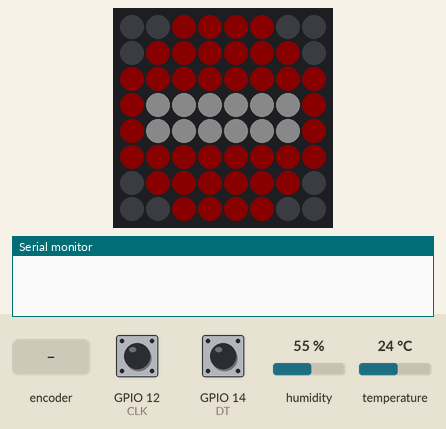
This sketch was run on a simulated ESP8266 (NodeMCU). Parts: 8×8 RGB LED matrix (first LED top left, wired row by row), the last lines printed to the serial monitor. Inputs (shaded band) come from the test bench; at power-on: GPIO 12 (CLK) HIGH, GPIO 14 (DT) HIGH, humidity 55 %, temperature 24 °C. Dim RGB values are drawn brighter than linear; random numbers use the default seed unless the sketch sets one.

Above: at 1.2 s.
1.3 s: rotary encoder on GPIO 12 (CLK) / GPIO 14 (DT) turned 2 steps (second pin leading)
At 1.55 s:
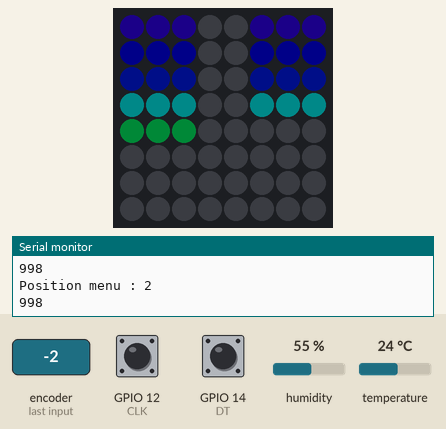
At 2.16 s:
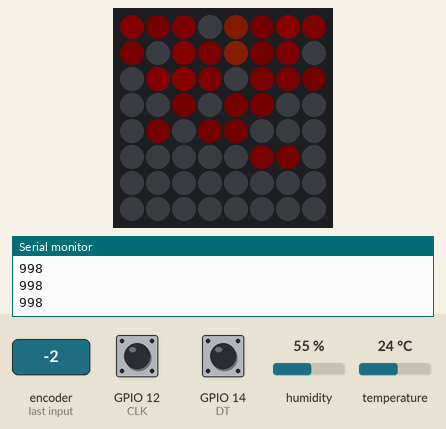
3.8 s: rotary encoder on GPIO 12 (CLK) / GPIO 14 (DT) turned 3 steps (first pin leading)
At 5.7 s:
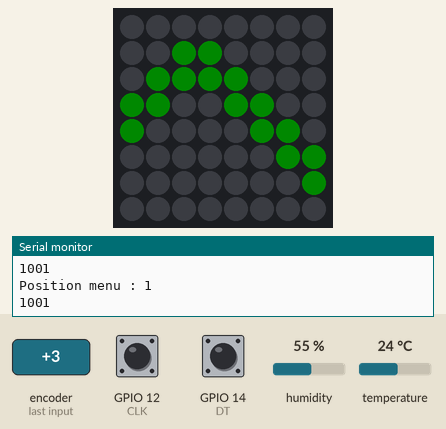
Timing chart, 0 to 7.2 s (numbered marks = the images above; inputs shaded):
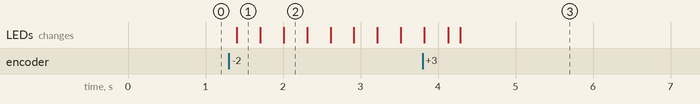

The sketch:

PanneauDispo_NeoPixel.ino
```cpp
//##################################################
//#  NodeMCU
//#  Matrix 8*8 NeoPixel
//#
//# Pin 2 (D4) : Neopixel Data
//# Pin   (D2) : DHT22 Data
//# Pin   (D5) : Rotary encoder DT
//# Pin   (D6) : Rotary encoder CLK
//# Pin   (D7) : Rotary encoder SW
//#
//#
//########################################################################
#include <Adafruit_GFX.h>
#include <Adafruit_NeoPixel.h>
#include <Adafruit_NeoMatrix.h>
#include "RGB.h"

#include "DHT.h"  //Use for DHT22


/**************************************************************************//**
 * \def     ITEMS_IN_ARRAY
 * \brief   Get number of items in array.
 ******************************************************************************/
#define ITEMS_IN_ARRAY(array)   (sizeof(array) / sizeof(*array))


//Config Matrix
#define PIN 2
#define MATRIX_HEIGHT 8
#define MATRIX_WIDTH 8

Adafruit_NeoMatrix matrix = Adafruit_NeoMatrix(
  MATRIX_WIDTH, MATRIX_HEIGHT,
  PIN,
  NEO_MATRIX_BOTTOM + NEO_MATRIX_LEFT + NEO_MATRIX_ROWS + NEO_MATRIX_PROGRESSIVE,
  NEO_GRB + NEO_KHZ800
);

// IMPORTANT: To reduce NeoPixel burnout risk, add 1000 uF capacitor across
// pixel power leads, add 300 - 500 Ohm resistor on first pixel's data input
// and minimize distance between Arduino and first pixel.  Avoid connecting
// on a live circuit...if you must, connect GND first.


//these values are substracetd from the generated values to give a shape to the animation
const unsigned char valueMask[MATRIX_HEIGHT][MATRIX_WIDTH]={
    {32 , 0  , 0  , 0  , 0  , 0  , 0  , 32 },
    {64 , 0  , 0  , 0  , 0  , 0  , 0  , 64 },
    {96 , 32 , 0  , 0  , 0  , 0  , 32 , 96 },
    {128, 64 , 32 , 0  , 0  , 32 , 64 , 128},
    {160, 96 , 64 , 32 , 32 , 64 , 96 , 160},
    {192, 128, 96 , 64 , 64 , 96 , 128, 192},
    {255, 160, 128, 96 , 96 , 128, 160, 255},
    {255, 192, 160, 128, 128, 160, 192, 255}
};

//these are the hues for the fire,
//should be between 0 (red) to about 25 (yellow)
const unsigned char hueMask[MATRIX_HEIGHT][MATRIX_WIDTH]={
    {1 , 11, 19, 25, 25, 22, 11, 1 },
    {1 , 8 , 13, 19, 25, 19, 8 , 1 },
    {1 , 8 , 13, 16, 19, 16, 8 , 1 },
    {1 , 5 , 11, 13, 13, 13, 5 , 1 },
    {1 , 5 , 11, 11, 11, 11, 5 , 1 },
    {0 , 1 , 5 , 8 , 8 , 5 , 1 , 0 },
    {0 , 0 , 1 , 5 , 5 , 1 , 0 , 0 },
    {0 , 0 , 0 , 1 , 1 , 0 , 0 , 0 }
};

unsigned char matrixValue[MATRIX_HEIGHT][MATRIX_WIDTH];
unsigned char line[MATRIX_WIDTH];
int pcnt = 0;

//Converts an HSV color to RGB color
uint16_t HSVtoRGB(uint8_t ih, uint8_t is, uint8_t iv) {
  float r, g, b, h, s, v; //this function works with floats between 0 and 1
  float f, p, q, t;
  int i;

  h = (float)(ih / 256.0);
  s = (float)(is / 256.0);
  v = (float)(iv / 256.0);

  //if saturation is 0, the color is a shade of grey
  if(s == 0.0) {
    b = v;
    g = b;
    r = g;
  }
  //if saturation > 0, more complex calculations are needed
  else
  {
    h *= 6.0; //to bring hue to a number between 0 and 6, better for the calculations
    i = (int)(floor(h)); //e.g. 2.7 becomes 2 and 3.01 becomes 3 or 4.9999 becomes 4
    f = h - i;//the fractional part of h

    p = (float)(v * (1.0 - s));
    q = (float)(v * (1.0 - (s * f)));
    t = (float)(v * (1.0 - (s * (1.0 - f))));

    switch(i)
    {
      case 0: r=v; g=t; b=p; break;
      case 1: r=q; g=v; b=p; break;
      case 2: r=p; g=v; b=t; break;
      case 3: r=p; g=q; b=v; break;
      case 4: r=t; g=p; b=v; break;
      case 5: r=v; g=p; b=q; break;
      default: r = g = b = 0; break;
    }
  }
  return matrix.Color(r * 255.0, g * 255.0, b * 255.0);
}

/**
 * Randomly generate the next line (matrix row)
 */
void generateLine(){
  for(uint8_t x=0; x<MATRIX_WIDTH; x++) {
    line[x] = random(64, 255);
  }
}

/**
 * shift all values in the matrix up one row
 */
void shiftUp() {
  for (uint8_t y=MATRIX_HEIGHT-1; y>0; y--) {
    for (uint8_t x=0; x<MATRIX_WIDTH; x++) {
      matrixValue[y][x] = matrixValue[y-1][x];
    }
  }

  for (uint8_t x=0; x<MATRIX_WIDTH; x++) {
    matrixValue[0][x] = line[x];
  }
}

/**
 * draw a frame, interpolating between 2 "key frames"
 * @param pcnt percentage of interpolation
 */
void drawFrame(int pcnt) {
  int nextv;

  //each row interpolates with the one before it
  for (unsigned char y=MATRIX_HEIGHT-1; y>0; y--) {
    for (unsigned char x=0; x<MATRIX_WIDTH; x++) {
      nextv =
          (((100.0-pcnt)*matrixValue[y][x]
        + pcnt*matrixValue[y-1][x])/100.0)
        - valueMask[y][x];
      uint16_t color = HSVtoRGB(
        hueMask[y][x], // H
        255, // S
        (uint8_t)max(0, nextv) // V
      );

      matrix.drawPixel(x, y, color);
    }
  }

  //first row interpolates with the "next" line
  for(unsigned char x=0; x<MATRIX_WIDTH; x++) {
    uint16_t color = HSVtoRGB(
      hueMask[0][x], // H
      255,           // S
      (uint8_t)(((100.0-pcnt)*matrixValue[0][x] + pcnt*line[x])/100.0) // V
    );
    matrix.drawPixel(x, 0, color);
  }
}

//Config DHT22

//DHT22 Pin
#define DHTPIN 4     // D2 on NodeMCU

// Uncomment whatever type you're using!
//#define DHTTYPE DHT11   // DHT 11
#define DHTTYPE DHT22   // DHT 22  (AM2302), AM2321
//#define DHTTYPE DHT21   // DHT 21 (AM2301)

DHT dht(DHTPIN, DHTTYPE);

//Tempo mise à jour
unsigned long interval = 5000; //Tempo à régler
unsigned long previousMillis = 0; //
bool fist_select=true;


// rotary encoder pins
const int CLK = 12;  // Used for generating interrupts using CLK signal D6 NodeMCU
const int DT = 14;  //Used for reading DT signal : D5 NodeMCU
const int PinSW = 13;  // Used for the push button switch : D7


// Updated by the ISR (Interrupt Service Routine)
volatile int virtualPosition = 1000;
volatile int lastPosition = 1000;

#define NumberMenu 4 // Nombre de Menu 1er niveau
int posMenu = 0; // Variable pour identifier les menus

uint8_t previous_data;
void ICACHE_RAM_ATTR enc_read();


//// ------------------------------------------------------------------
//// INTERRUPT     INTERRUPT     INTERRUPT     INTERRUPT     INTERRUPT
//// ------------------------------------------------------------------
//void isr ()  {
//  static unsigned long lastInterruptTime = 0;
//  unsigned long interruptTime = millis();
//
//  // If interrupts come faster than 5ms, assume it's a bounce and ignore
//  if (interruptTime - lastInterruptTime > 5) {
//    if (digitalRead(DT) == LOW)
//    {
//      virtualPosition-- ; // Could be -5 or -10
//    }
//    else {
//      virtualPosition++ ; // Could be +5 or +10
//    }
//
//    // Restrict value from 0 to +2000
//    virtualPosition = _min(2000, _max(0, virtualPosition));
//
//    // Keep track of when we were here last (no more than every 5ms)
//    lastInterruptTime = interruptTime;
//
//  }
//}


void setup() {
  pinMode(DT,  INPUT_PULLUP);
  pinMode(CLK, INPUT_PULLUP);

 previous_data = digitalRead(DT) << 1 | digitalRead(CLK);
  // enable interrupts for rotary encoder pins
  attachInterrupt(digitalPinToInterrupt(DT),  enc_read, CHANGE);
  attachInterrupt(digitalPinToInterrupt(CLK), enc_read, CHANGE);
  //attachInterrupt(digitalPinToInterrupt(CLK), isr, LOW);


  Serial.begin(500000);

  //Start Matrix
  matrix.begin();
  randomSeed(analogRead(0));
  generateLine();
  //init all pixels to zero
  memset(matrixValue, 0, sizeof(matrixValue));
  matrix.setBrightness(10);

  //Start DHT22
   dht.begin();
}

void ICACHE_RAM_ATTR enc_read(){
  //Serial.println("Interrupt");
  uint8_t current_data = digitalRead(DT) << 1 | digitalRead(CLK);
  static unsigned long lastInterruptTime = 0;
  unsigned long interruptTime = millis();

  if( current_data == previous_data )
    return;
  //If interrupts come faster than 5ms, assume it's a bounce and ignore
  if (interruptTime - lastInterruptTime > 60){
    if( bitRead(current_data, 0) == bitRead(previous_data, 1) )
     virtualPosition-=1 ;
     //quad -= 1;
    else
      virtualPosition+=1;
      //quad += 1;
  }
  previous_data = current_data;
  // Restrict value from 0 to +2000
  //virtualPosition = _min(2000, _max(0, virtualPosition));
  lastInterruptTime = interruptTime;
  Serial.println(virtualPosition);


}

void loop() {

  navigation();
  switch (posMenu){
    case 0 :
       occupe();
     break;
    case 1 :
      dispo();
     break;
    case 2 :
      fire();
     break;
    case 3 :
     unsigned long currentMillis = millis();
      if (fist_select == true){
        previousMillis = millis();

        ReadDHT22();
        fist_select = false;
      }
      if ((unsigned long)(currentMillis - previousMillis) >= interval ) {// tempo de mise à jour des données capteur et de l'afficheur.
        previousMillis = millis();
        ReadDHT22();

      }
     break;
    //case 4 :
     //colorWipe(red,50);
    // break;

  }


}


void fire(){
    if (pcnt >= 100) {
    shiftUp();
    generateLine();
    pcnt = 0;
  }
  drawFrame(pcnt);
  matrix.show();
  pcnt+=30;
}


// Fill the pixels one after the other with a color
void colorWipe(RGB color, uint8_t wait) {
  for(uint16_t row=0; row < 8; row++) {
    for(uint16_t column=0; column < 8; column++) {
      matrix.drawPixel(column, row, matrix.Color(color.r, color.g, color.b));
      matrix.show();
      delay(wait);
    }
  }
}

void dispo(){
  uint16_t color=matrix.Color(green.r, green.g, green.b);
  int logo[8][8] = {
   {0, 0, 0, 0, 0, 0, 0, 0},
   {0, 0, 0, 0, 0, 0, 0, 1},
   {0, 0, 0, 0, 0, 0, 1, 1},
   {1, 0, 0, 0, 0, 1, 1, 0},
   {1, 1, 0, 0, 1, 1, 0, 0},
   {0, 1, 1, 1, 1, 0, 0, 0},
   {0, 0, 1, 1, 0, 0, 0, 0},
   {0, 0, 0, 0, 0, 0, 0, 0}
  };
  for(int row = 0; row < 8; row++) {
    for(int column = 0; column < 8; column++) {
     if(logo[row][column] == 1) {
       matrix.drawPixel(column,7-row, color);
       matrix.show();
       //fadePixel(column, 7-row, white, green, 120, 0);
     }
   }
  }
}

void occupe(){
  uint16_t colorRed=matrix.Color(red.r, red.g, red.b);
  uint16_t colorWhite=matrix.Color(white.r, white.g, white.b);

  int logo[8][8] = {
   {0, 0, 1, 1, 1, 1, 0, 0},
   {0, 1, 1, 1, 1, 1, 1, 0},
   {1, 1, 1, 1, 1, 1, 1, 1},
   {1, 2, 2, 2, 2, 2, 2, 1},
   {1, 2, 2, 2, 2, 2, 2, 1},
   {1, 1, 1, 1, 1, 1, 1, 1},
   {0, 1, 1, 1, 1, 1, 1, 0},
   {0, 0, 1, 1, 1, 1, 0, 0}
  };
  for(int row = 0; row < 8; row++) {
    for(int column = 0; column < 8; column++) {
     if(logo[row][column] == 1) {
       matrix.drawPixel(column,7-row, colorRed);
       //fadePixel(column, 7-row, white, green, 120, 0);
     }
     if(logo[row][column] == 2) {
       matrix.drawPixel(column,7-row, colorWhite);
       //fadePixel(column, 7-row, white, green, 120, 0);
     }
     matrix.show();
   }
  }
}


// Fade pixel (x, y) from startColor to endColor
void fadePixel(int x, int y, RGB startColor, RGB endColor, int steps, int wait) {
  for(int i = 0; i <= steps; i++)
  {
     int newR = startColor.r + (endColor.r - startColor.r) * i / steps;
     int newG = startColor.g + (endColor.g - startColor.g) * i / steps;
     int newB = startColor.b + (endColor.b - startColor.b) * i / steps;

     matrix.drawPixel(x, y, matrix.Color(newR, newG, newB));
     matrix.show();
     delay(wait);
  }
}

// Crossfade entire screen from startColor to endColor
void crossFade(RGB startColor, RGB endColor, int steps, int wait) {
  for(int i = 0; i <= steps; i++)
  {
     int newR = startColor.r + (endColor.r - startColor.r) * i / steps;
     int newG = startColor.g + (endColor.g - startColor.g) * i / steps;
     int newB = startColor.b + (endColor.b - startColor.b) * i / steps;

     matrix.fillScreen(matrix.Color(newR, newG, newB));
     matrix.show();
     delay(wait);
  }
}


void ReadDHT22(){

    // Lecture du taux d'humidité
    float h = dht.readHumidity();
    // Lecture de la température en Celcius
    float t = dht.readTemperature();
    // Pour lire la température en Fahrenheit
    float f = dht.readTemperature(true);

    // Stop le programme et renvoie un message d'erreur si le capteur ne renvoie aucune mesure
    if (isnan(h) || isnan(t) || isnan(f)) {
      Serial.println("Echec de lecture !");
      return;
    }

    // Calcul la température ressentie. Il calcul est effectué à partir de la température en Fahrenheit
    // On fait la conversion en Celcius dans la foulée
    float hi = dht.computeHeatIndex(f, h);


    Serial.print("Humidite: ");
    Serial.print(h);
    Serial.print(" %\t");
    Serial.print("Temperature: ");
    Serial.print(t);
    Serial.print(" *C ");
    Serial.print("Temperature ressentie: ");
    Serial.print(dht.convertFtoC(hi));
    Serial.println(" *C");
    //********  Led pour affichage Temperature   *******
    matrix.fillScreen(0); // Clean les led
    if (t >= 16 )  {//si la température est supérieure à 16°C
      for (int i = 0; i < 3; i++) {// on allume les leds de 0 à 1. i étant la led correspondante, il est reconnu dans la fonction suivante.
        matrix.drawPixel(i, 0, matrix.Color(138, 0, 255));
      }
    }
   if (t >= 18 )  {//si la température est supérieure à 17°C
      for (int i = 0; i < 3; i++) {// on allume les leds de 0 à 1. i étant la led correspondante, il est reconnu dans la fonction suivante.
        matrix.drawPixel(i, 1, matrix.Color(84, 0, 255));
      }
    }
   if (t >= 20 )  {//si la température est supérieure à 18°C
      for (int i = 0; i < 3; i++) {// on allume les leds de 0 à 1. i étant la led correspondante, il est reconnu dans la fonction suivante.
        matrix.drawPixel(i, 2, matrix.Color(0, 101, 253));
      }
    }
   if (t >= 22 )  {//si la température est supérieure à 19°C
      //   Serial.println("Rang 4 allumée");
      for (int i = 0; i < 3; i++) {// on allume les leds de 0 à 1. i étant la led correspondante, il est reconnu dans la fonction suivante.
         matrix.drawPixel(i, 3, matrix.Color(0, 253, 253));
      }
    }
   if (t >= 24 )  {//si la température est supérieure à 20°C
      for (int i = 0; i < 3; i++) {// on allume les leds de 0 à 1. i étant la led correspondante, il est reconnu dans la fonction suivante.
        matrix.drawPixel(i, 4, matrix.Color(0, 253, 179));
      }
    }
   if (t >= 26 )  {//si la température est supérieure à 21°C
      for (int i = 0; i < 3; i++) {// on allume les leds de 0 à 1. i étant la led correspondante, il est reconnu dans la fonction suivante.
        matrix.drawPixel(i, 5, matrix.Color(50, 251, 0));
      }
    }
   if (t >= 28 )  {//si la température est supérieure à 22°C
      for (int i = 0; i < 3; i++) {// on allume les leds de 0 à 1. i étant la led correspondante, il est reconnu dans la fonction suivante.
        matrix.drawPixel(i, 6, matrix.Color(255, 252, 0));
      }
    }
   if (t >= 30 )  {//si la température est supérieure à 23°C
      for (int i = 0; i < 3; i++) {// on allume les leds de 0 à 1. i étant la led correspondante, il est reconnu dans la fonction suivante.
       matrix.drawPixel(i, 7, matrix.Color(248, 149, 0));
      }
    }


   //********  Led pour affichage Humidity   *******

   if (h >= 12 )  {//
      for (int i = 5; i < 8; i++) {// on allume les leds de 0 à 1. i étant la led correspondante, il est reconnu dans la fonction suivante.
        matrix.drawPixel(i, 0, matrix.Color(138, 0, 255));
      }
    }
   if (h >= 24 )  {//
      for (int i = 5; i < 8; i++) {// on allume les leds de 0 à 1. i étant la led correspondante, il est reconnu dans la fonction suivante.
        matrix.drawPixel(i, 1, matrix.Color(84, 0, 255));
      }
    }
   if (h >= 36 )  {//
      for (int i = 5; i < 8; i++) {// on allume les leds de 0 à 1. i étant la led correspondante, il est reconnu dans la fonction suivante.
        matrix.drawPixel(i, 2, matrix.Color(0, 101, 253));
      }
    }
   if (h >= 48 )  {//
      for (int i = 5; i < 8; i++) {// on allume les leds de 0 à 1. i étant la led correspondante, il est reconnu dans la fonction suivante.
        matrix.drawPixel(i, 3, matrix.Color(0, 253, 253));
      }
    }
   if (h >= 60 )  {//
      for (int i = 5; i < 8; i++) {// on allume les leds de 0 à 1. i étant la led correspondante, il est reconnu dans la fonction suivante.
        matrix.drawPixel(i, 4, matrix.Color(0, 253, 179));
      }
    }
   if (h >= 72 )  {//
      for (int i = 5; i < 8; i++) {// on allume les leds de 0 à 1. i étant la led correspondante, il est reconnu dans la fonction suivante.
        matrix.drawPixel(i, 5, matrix.Color(50, 251, 0));
      }
    }
   if (h >= 84 )  {//
      for (int i = 5; i < 8; i++) {// on allume les leds de 0 à 1. i étant la led correspondante, il est reconnu dans la fonction suivante.
        matrix.drawPixel(i, 6, matrix.Color(255, 252, 0));
      }
    }
   if (h >= 96 )  {//
      for (int i = 5; i < 8; i++) {// on allume les leds de 0 à 1. i étant la led correspondante, il est reconnu dans la fonction suivante.
        matrix.drawPixel(i, 7, matrix.Color(248, 149, 0));
      }
    }

    matrix.show();


 }

 void navigation() {
  if ( virtualPosition != lastPosition) {

    if  (virtualPosition > lastPosition ) {  //menu suivant
      posMenu = (posMenu + 1 ) % NumberMenu ;
    } else if (virtualPosition < lastPosition ) { //menu precedent
      if (posMenu == 0) {
        posMenu = (NumberMenu);
      }
      posMenu = (posMenu - 1) % NumberMenu;
    }
    lastPosition = virtualPosition;
    Serial.print(F("Position menu : "));
    Serial.println(posMenu);
    fist_select=true;
    //Remise a zero matrice pour preparer next screen
    matrix.fillScreen(0);
    matrix.show();
  }

}
```

RGB.h
```cpp
struct RGB {
  byte r;
  byte g;
  byte b;
};

// Define some colors we'll use frequently
RGB white = { 255, 255, 255 };
RGB red = { 255, 0, 0 };
RGB green = {0,255,0};
RGB off = { 0, 0, 0 };
```

Measured:
- after the input at 1.3 s, the LEDs: change after 0.11 s (image 1)
